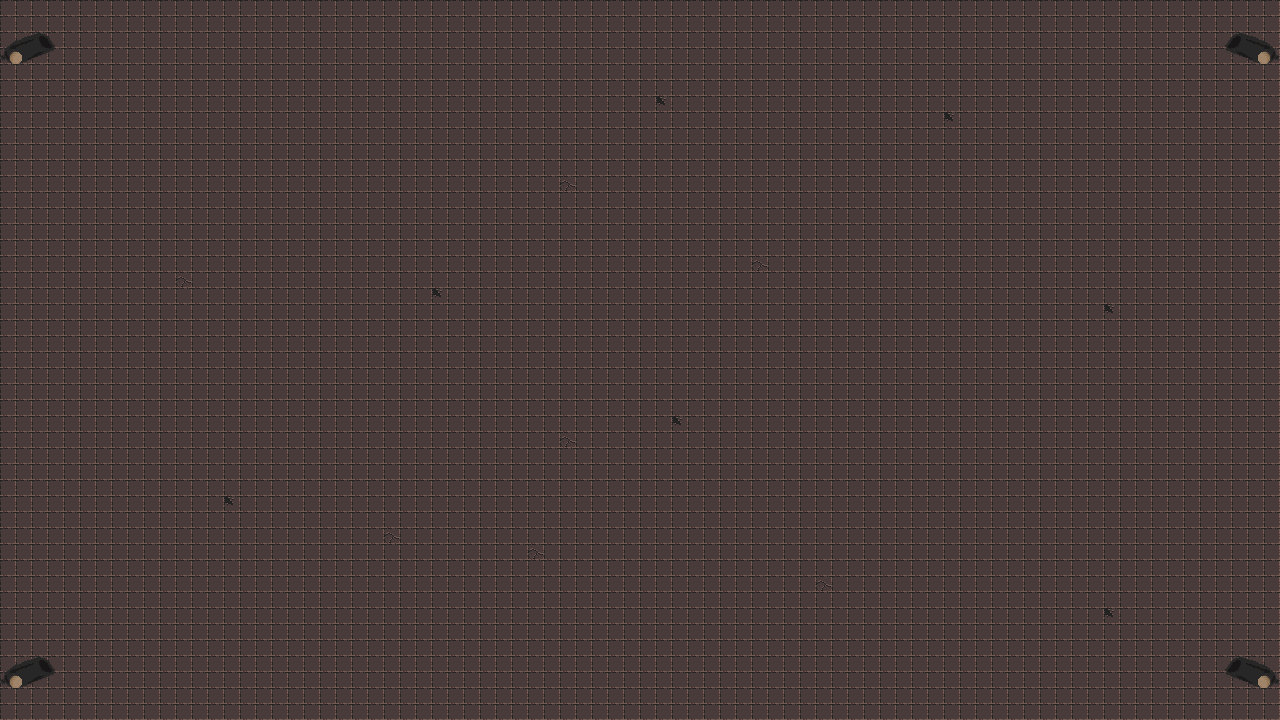

A level layout from a 2D game, rendered from its tile map. Below: a short description, then the map file with tile-grid data replaced by summaries:
An orthogonal 80x45 tile map with 16x16 px tiles, 2 tile layers (Ground, Canon), 4 tilesets.

<map version="1.10" tiledversion="1.11.0" orientation="orthogonal" renderorder="right-down" width="80" height="45" tilewidth="16" tileheight="16" infinite="0" nextlayerid="6" nextobjectid="30">
 <editorsettings>
  <export target="Level1.lua" format="lua" />
 </editorsettings>
 <tileset firstgid="1" name="FloorSet" tilewidth="16" tileheight="16" tilecount="49" columns="7">
  <image source="atlas_floor-16x16.png" width="112" height="112" />
 </tileset>
 <tileset firstgid="50" name="WallSet" tilewidth="16" tileheight="16" tilecount="48" columns="12">
  <image source="atlas_walls_low-16x16.png" width="192" height="64" />
 </tileset>
 <tileset firstgid="98" name="MiscSet" tilewidth="16" tileheight="16" tilecount="1024" columns="32">
  <image source="0x72_DungeonTilesetII_v1.7.png" width="512" height="512" />
 </tileset>
 <tileset firstgid="1122" name="Canon" tilewidth="16" tileheight="16" tilecount="8" columns="4">
  <image source="../sprites/Canon.png" width="64" height="32" />
 </tileset>
 <layer id="4" name="Ground" width="80" height="45">
  <data>[3600 cells, 3600 non-empty, 3 distinct tile ids]</data>
 </layer>
 <layer id="5" name="Canon" width="80" height="45">
  <data>[3600 cells, 32 non-empty, 8 distinct tile ids]</data>
 </layer>
</map>
